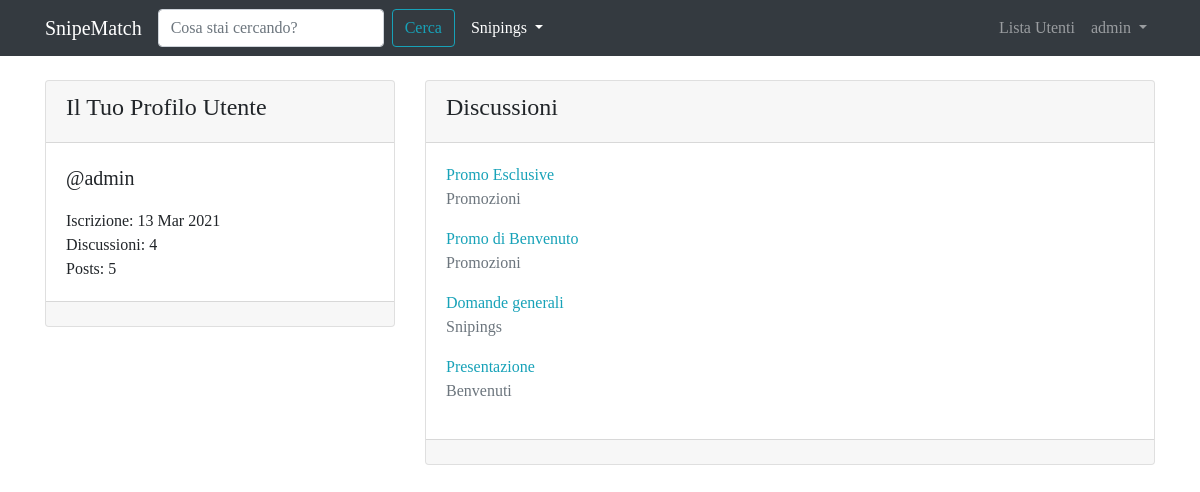
The app's page /user/admin/ (signed in) with its own data.
### forum/models.py (models this page shows, shortened)
class Discussione(models.Model):
    titolo = models.CharField(max_length=120)
    data_creazione = models.DateTimeField(auto_now_add=True)   #auto_now_add setta la adata quando è creata la discussione
    autore_discussione = models.ForeignKey(User, on_delete=models.CASCADE, related_name="discussioni")  #col related accedo facilmente alle discussioni create da un utente
    sezione_appartenenza = models.ForeignKey(Sezione, on_delete=models.CASCADE)
    def get_absolute_url(self):
        return reverse("visualizza_discussione", kwargs={"pk": self.pk})  #gli passo come argomento la chiave primaria, perchè serve per riscostruire l'url
    class Meta:
        verbose_name = "Discussione"
        verbose_name_plural = "Discussioni"

class Sezione(models.Model):
    nome_sezione = models.CharField(max_length=80)
    descrizione = models.CharField(max_length=150, blank=True, null=True)   #blank: può non essere presente il campo; null: ouò essere null
    logo_sezione = models.ImageField(blank=True, null=True)
    def __str__(self):
        return self.nome_sezione
    class Meta:
        verbose_name = "Sezione"
        verbose_name_plural = "Sezioni"

### core/views.py (the view)
# urls.py: path("user/<str:username>/", views.user_profile_view, name="user_profile"),
def user_profile_view(request, username): #gli passo l'identificativo dello user (uso la chiave primaria)
    user = get_object_or_404(User, username=username)   #prendo lo user che ha quella chiave primaria, se non esiste ottengo 404
    discussioni_utente = Discussione.objects.filter(autore_discussione=user).order_by("-pk")
    context = {"user": user, "discussioni_utente": discussioni_utente}
    return render(request, "core/user_profile.html", context)

### core/templates/core/user_profile.html (shortened to what this page needs)
{% extends 'base.html' %}
{% block content %}
    <div class="row mt-3">
        <div class="col-4">
            <div class="card my-2">
                <div class="card-header">
                    <h4>{% if request.user == user %} Il Tuo {% endif %}Profilo Utente</h4>
                </div>
                <div class="card-body">
                    <p class="lead">@{{ user }}</p>
                    <p class="mb-0">Iscrizione: {{ user.date_joined|date:"d M Y"}}</p>
                    <p class="mb-0">Discussioni: {{ user.discussioni.count }}</p>
                    <p class="mb-0">Posts: {{ user.posts.count }}</p>
                </div>
                <div class="card-footer"></div>
            </div>
        </div>
        <div class="col-8">
            <div class="card my-2">
                <div class="card-header">
                    <h4>Discussioni</h4>
                </div>
                <div class="card-body">
                    {% for discussione in discussioni_utente %}
                        <a href="{{ discussione.get_absolute_url }}">{{ discussione.titolo }}</a>
                        <p class="text-muted">{{ discussione.sezione_appartenenza }}</p>
                    {% endfor %}
                </div>
                <div class="card-footer"></div>
            </div>
        </div>
    </div>
{% endblock content %}

### templates/base.html (shortened to what this page needs)
{% load static %}
<!doctype html>
<html lang="it">
  <head>
    <link rel="stylesheet" href="https://stackpath.bootstrapcdn.com/bootstrap/4.3.1/css/bootstrap.min.css">
    <link rel="stylesheet" href="https://cdnjs.cloudflare.com/ajax/libs/jquery-datetimepicker/2.5.20/jquery.datetimepicker.min.css" />
    <link rel="stylesheet" href="https://unpkg.com/bootstrap-table@1.18.3/dist/bootstrap-table.min.css">
    <link rel="stylesheet" href="{% static 'css/agora.css' %}">
  </head>
  <body>
    <nav class="navbar navbar-expand-sm navbar-dark bg-dark">
      <div class="container">
        <a class="navbar-brand" href="/">SnipeMatch</a>
        <div class="collapse navbar-collapse" id="navbarSupportedContent">
          <form class="form-inline my-lg-0 mr-2" action="{% url 'funzione_cerca' %}">
            <input name="q" class="form-control mr-sm-2" type="search" placeholder="Cosa stai cercando?" aria-label="Search">
            <button class="btn btn-outline-info my-2 my-sm-0" type="submit">Cerca</button>
          </form>
          <ul class="navbar-nav mr-auto">
            <li class="nav-item active dropdown">
              <a class="nav-link dropdown-toggle" href="#" id="navbarDropdown" role="button" data-toggle="dropdown" aria-haspopup="true" aria-expanded="false">
                Snipings
              </a>
            </li>
          </ul>
          <ul class="navbar-nav ml-auto">
            <li class="nav-item">
              <a class="nav-link" href="{% url 'user_list' %}">Lista Utenti <span class="sr-only">(current)</span></a>
            </li>
            {% if request.user.is_authenticated %}
              <li class="nav-item dropdown">
                <a class="nav-link dropdown-toggle" href="#" id="navbarDropdown" role="button" data-toggle="dropdown" aria-haspopup="true" aria-expanded="false">
                  {{ request.user.username }}
                </a>
              </li>
            {% endif %}
          </ul>
        </div>
      </div>
    </nav>
    <div class="container">
        {% block content %}
        {% endblock content %}
    </div>
  </body>
</html>

### static-storage/css/agora.css (style rules this page uses)
body { font-family: 'Slabo 27px', serif; }
a, a:hover { color: #17a2b8; }

### records on screen
Discussione: titolo "Promo Esclusive", sezione_appartenenza "Promozioni"
Discussione: titolo "Promo di Benvenuto", sezione_appartenenza "Promozioni"
Discussione: titolo "Domande generali", sezione_appartenenza "Snipings"
Discussione: titolo "Presentazione", sezione_appartenenza "Benvenuti"

### other values on screen
{{ request.user.username }} "admin"
{{ user }} "admin"
{{ user.date_joined|date:"d M Y" }} "13 Mar 2021"
{{ user.discussioni.count }} "4"
{{ user.posts.count }} "5"
